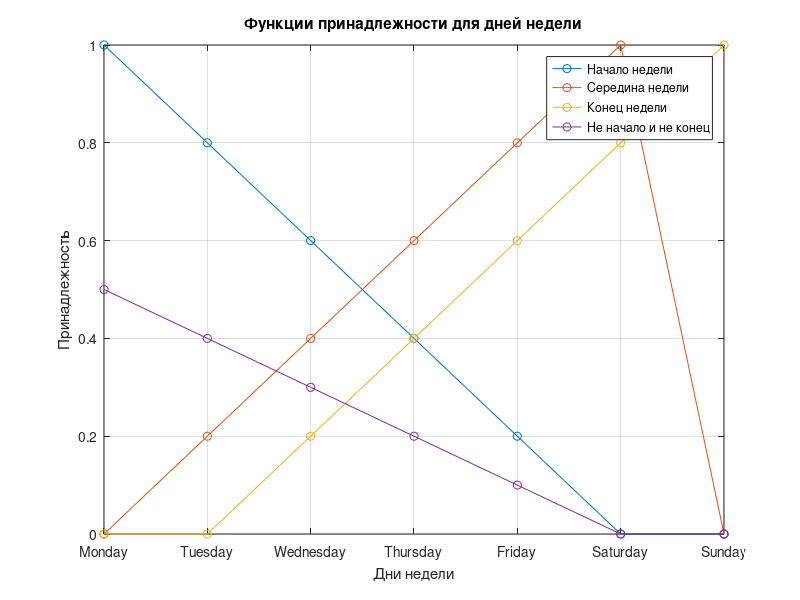

The MATLAB source for this figure:
% Задача 1: Нечеткие множества для дней недели
U = {'Monday', 'Tuesday', 'Wednesday', 'Thursday', 'Friday', 'Saturday', 'Sunday'};

% Функции принадлежности
mu_A = [1, 0.8, 0.6, 0.4, 0.2, 0, 0]; % Начало недели
mu_B = [0, 0.2, 0.4, 0.6, 0.8, 1, 0]; % Середина недели
mu_C = [0, 0, 0.2, 0.4, 0.6, 0.8, 1]; % Конец недели
mu_D = [0.5, 0.4, 0.3, 0.2, 0.1, 0, 0]; % Не начало и не конец

% Проверка унимодальности
is_unimodal = @(x) all(diff(x(1:find(x==max(x), 1, 'first'))) > 0) && ...
                   all(diff(x(find(x==max(x), 1, 'last'):end)) < 0);
disp('Унимодальность функций принадлежности:');
disp(['A: ', num2str(is_unimodal(mu_A))]);
disp(['B: ', num2str(is_unimodal(mu_B))]);
disp(['C: ', num2str(is_unimodal(mu_C))]);
disp(['D: ', num2str(is_unimodal(mu_D))]);

% Графики
figure;
plot(1:7, mu_A, '-o', 'DisplayName', 'Начало недели');
hold on;
plot(1:7, mu_B, '-o', 'DisplayName', 'Середина недели');
plot(1:7, mu_C, '-o', 'DisplayName', 'Конец недели');
plot(1:7, mu_D, '-o', 'DisplayName', 'Не начало и не конец');
xticks(1:7);
xticklabels(U);
legend;
title('Функции принадлежности для дней недели');
xlabel('Дни недели');
ylabel('Принадлежность');
grid on;
